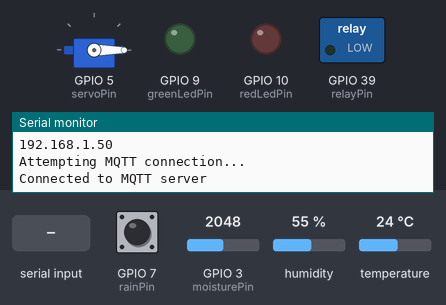
The sketch below on a simulated ESP32-S3. Shown: servo, switched loads named in the sketch (green lamp = pin HIGH), output pins drawn as LEDs (lit = HIGH), the last lines printed to the serial monitor. The test bench sets the inputs (shaded band); at power-on: GPIO 3 (moisturePin) = 2048, humidity 55 %, GPIO 7 (rainPin) HIGH, temperature 24 °C. WiFi joins after 1.5 s; servers stay silent unless stated; no MQTT or app messages arrive unless stated.

Above: at 2.7 s.
2.8 s: GPIO 3 (moisturePin) set to 3596
10.3 s: GPIO 3 (moisturePin) set to 3708
At 12.5 s:
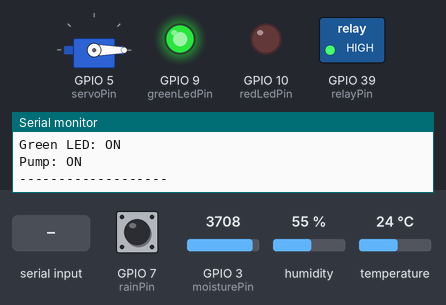
17.8 s: "H" received over Serial
At 22.5 s:
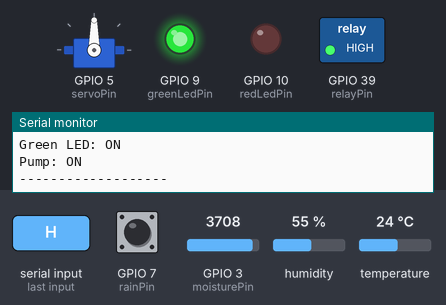
25.3 s: humidity set to 78 %
32.8 s: humidity set to 81 %
At 38.0 s:
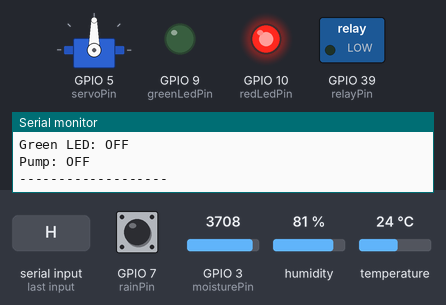
40.3 s: humidity set to 22 %
At 43.0 s:
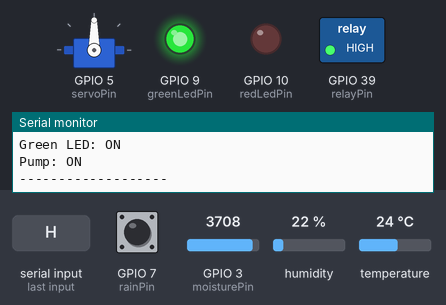
Timing chart, 0 to 44.5 s (numbered marks = the images above; inputs shaded):
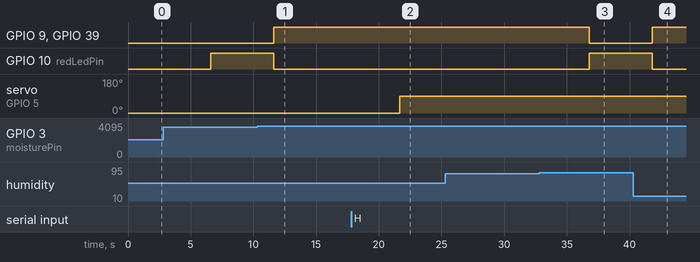

Measured:
- the behaviour switches between 3636 and 3637 on GPIO 3 (moisturePin) (found by bisection; images 0 and 1)
- the behaviour switches between 79 and 80 % on humidity (found by bisection; images 2 and 3)
- after the input at 10.3 s, GPIO 9 (greenLedPin), GPIO 39 (relayPin): LOW → HIGH after 1.3 s; GPIO 10 (redLedPin): HIGH → LOW after 1.3 s
- after the input at 17.8 s, servo on GPIO 5 (servoPin): 0° → 90° after 3.9 s
- after the input at 32.8 s, GPIO 9 (greenLedPin), GPIO 39 (relayPin): HIGH → LOW after 4.0 s; GPIO 10 (redLedPin): LOW → HIGH after 4.0 s
- after the input at 40.3 s, GPIO 9 (greenLedPin), GPIO 39 (relayPin): LOW → HIGH after 1.5 s; GPIO 10 (redLedPin): HIGH → LOW after 1.5 s

The sketch:

Smart_Agriculture_GCP.ino
```cpp
#include <PubSubClient.h>
#include <WiFi.h>
#include "DHT.h"
#include <ESP32Servo.h>
#include <Arduino_JSON.h>

// Wi-FI and MQTT setup
const char* WIFI_SSID = "Jun Lin's HONOR 70"; // Your WiFi SSID
const char* WIFI_PASSWORD = "020519TommyYuan"; // Your WiFi password
const char* MQTT_SERVER = "34.68.255.77"; // Your VM instance public IP address
const char* MQTT_TOPIC = "iot"; // MQTT topic for subscription
const int MQTT_PORT = 1883; // Non-TLS communication port

// MQTT client
WiFiClient espClient;
PubSubClient client(espClient);

//Used Pins
const int redLedPin = 10;        // Connect Red LED to A0 pin
const int greenLedPin = 9;       // Connect Green LED to A1 pin
const int moisturePin = A2;      // Middle Maker Port (A2)
const int servoPin = 5;          // Connect servo to A4 pin
const int rainPin = 7;           // Left side Maker Port (A5)
const int relayPin = 39;         // Connect relay ro d39 pin
const int dht11Pin = 42;         // Right side Maker Port

// Define variables to store actuator states
bool redLEDState = false;
bool greenLEDState = false;
bool relayPumpState = false;
int servoAngleState = 0;

// Moisture predefined value
int MinMoistureValue = 4095;
int MaxMoistureValue = 1800;
int MinMoisture = 0;
int MaxMoisture = 100;
int Moisture = 0;

// Servo predefined value
Servo servoMotor;

//input sensor
#define DHTTYPE DHT11
DHT dht(dht11Pin, DHTTYPE);

//last message time
unsigned long lastMsgTime = 0;

void setup_wifi() {
    delay(10);
    Serial.println();
    Serial.print("Connecting to ");
    Serial.println(WIFI_SSID);

    WiFi.mode(WIFI_STA);
    WiFi.begin(WIFI_SSID, WIFI_PASSWORD);

    while (WiFi.status() != WL_CONNECTED) {
        delay(500);
        Serial.print(".");
    }

    Serial.println("");
    Serial.println("WiFi connected");
    Serial.println("IP address: ");
    Serial.println(WiFi.localIP());
}

void setup() {
    // Initialize serial communication with a higher baud rate
    Serial.begin(115200);
    Serial.setTimeout(1);

    // Setup for GCP connection
    setup_wifi();
    client.setServer(MQTT_SERVER, MQTT_PORT);

    // Sensor Initialization
    dht.begin();
    pinMode(rainPin, INPUT);
    pinMode(moisturePin, INPUT);
    pinMode(redLedPin, OUTPUT);
    pinMode(greenLedPin, OUTPUT);
    pinMode(relayPin, OUTPUT);

    // Initialize servo
    servoMotor.attach(servoPin);
    servoMotor.write(0);

    // Set initial states
    digitalWrite(redLedPin, redLEDState);
    digitalWrite(greenLedPin, greenLEDState);
    digitalWrite(relayPin, relayPumpState);
}

void reconnect() {
  while (!client.connected())
  {
    Serial.println("Attempting MQTT connection...");
    if(client.connect("ESP32Client")) {
      Serial.println("Connected to MQTT server");
    }
    else {
      Serial.print("Failed, rc=");
      Serial.print(client.state());
      Serial.println(" Retrying in 5 seconds...");
      delay(5000);
    }
  }
}

void loop() {


  if(!client.connected()) {
    reconnect();
  }
  client.loop();
  delay(5000);

  // Handle Python's servo control commands
  if (Serial.available() > 0) {
      char leafResult = Serial.read();  // Read single character
      int angle;

      switch(leafResult) {
          case 'H':  // Healthy
            angle = 90;
            servoMotor.write(angle);
            delay(15);
            break;
          case 'D':  // Disease (Powdery or Rust)
            angle = 0;
            servoMotor.write(angle);
            delay(15);
            break;
      }

      // Create JSON object
      JSONVar payloadObjectActuator;
      payloadObjectActuator["leaf_status"] = leafResult;
      payloadObjectActuator["servo_angle"] = angle;

      // Convert JSON object to a string
      String actuatorOutput = JSON.stringify(payloadObjectActuator);

      client.publish(MQTT_TOPIC, actuatorOutput.c_str());
  }

  unsigned long cur = millis();
  if (cur - lastMsgTime > 2000) { // Using 2000ms interval
      lastMsgTime = cur;

      // Gather sensor data
      float humidity = dht.readHumidity();
      int temperature = dht.readTemperature();
      int raining = !digitalRead(rainPin); // 1 for rain detected
      int sensorValue = analogRead(moisturePin);
      Moisture = map(sensorValue, MinMoistureValue, MaxMoistureValue, MinMoisture, MaxMoisture);

      // Update actuator states based on condition
      if ((raining == 0) && (Moisture < 20) && (temperature > 15 && temperature < 35) && (humidity < 80)) {
        relayPumpState = true;   // Turn pump ON
        redLEDState = false;      // Turn red LED OFF
        greenLEDState = true;    // Turn green LED ON
      } else {
        relayPumpState = false;   // Turn pump OFF
        redLEDState = true; // Red LED ON if soil is dry
        greenLEDState = false; // Green LED for optimal range
      }

      // Control actuators
      digitalWrite(redLedPin, redLEDState);
      digitalWrite(greenLedPin, greenLEDState);
      digitalWrite(relayPin, relayPumpState);

      // Create JSON object
      JSONVar payloadObjectSensor;
      payloadObjectSensor["soil_moisture"] = Moisture;
      payloadObjectSensor["temperature"] = temperature;
      payloadObjectSensor["humidity"] = humidity;
      payloadObjectSensor["rain_status"] = raining;

      // Convert JSON object to a string
      String sensorOutput = JSON.stringify(payloadObjectSensor);

      // Publish the JSON payload to MQTT
      client.publish(MQTT_TOPIC, sensorOutput.c_str());

      // Debug output for Serial
      Serial.println("\n--- Current States ---");
      Serial.print("Humidity: "); Serial.println(humidity);
      Serial.print("Temperature: "); Serial.println(temperature);
      Serial.print("Raining: "); Serial.println(raining);
      Serial.print("Moisture Level: "); Serial.println(Moisture);
      Serial.print("Red LED: "); Serial.println(redLEDState ? "ON" : "OFF");
      Serial.print("Green LED: "); Serial.println(greenLEDState ? "ON" : "OFF");
      Serial.print("Pump: "); Serial.println(relayPumpState ? "ON" : "OFF");
      Serial.println("-------------------\n");
  }
}
```
